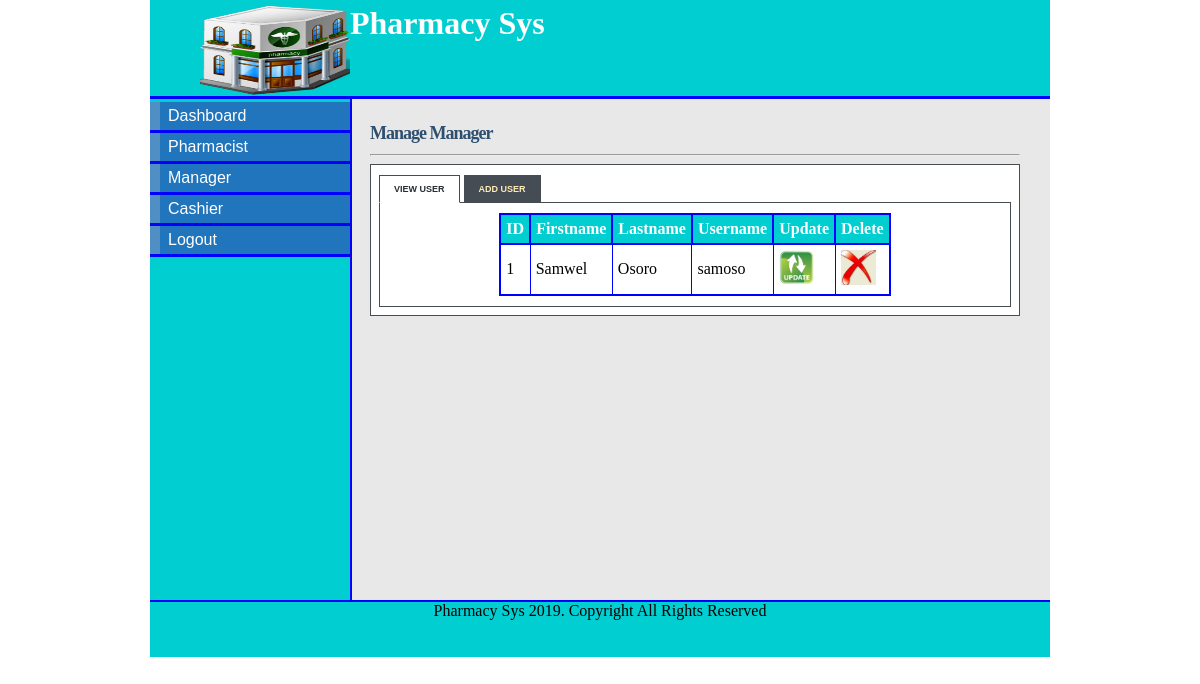
The page /admin_manager.php (signed in) on the database as committed earlier.
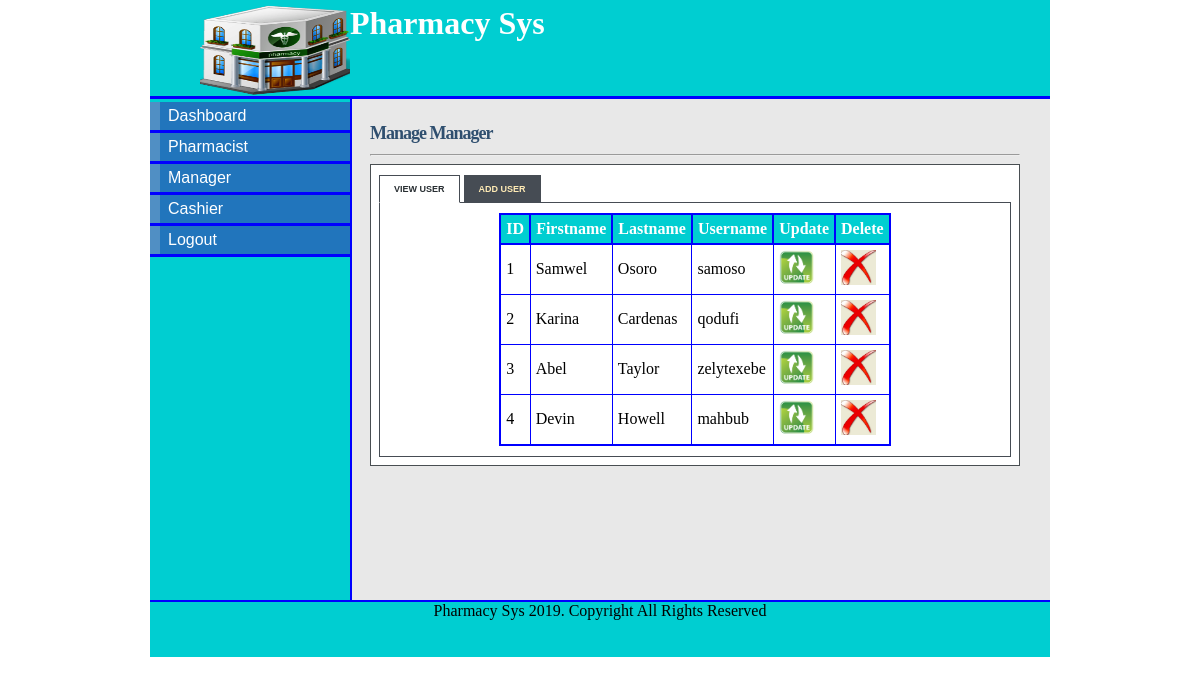
The same page on the database as committed later.
### tables this page shows
CREATE TABLE `manager` (
  `manager_id` int(9) NOT NULL,
  `first_name` varchar(150) NOT NULL,
  `last_name` varchar(150) NOT NULL,
  `staff_id` varchar(100) NOT NULL,
  `postal_address` varchar(200) NOT NULL,
  `phone` varchar(20) NOT NULL,
  `email` varchar(100) NOT NULL,
  `username` varchar(100) NOT NULL,
  `password` varchar(32) NOT NULL,
  `date` datetime NOT NULL
);

### admin_manager.php (the view, shortened to what this page needs)
<!DOCTYPE html>
<html>
<head>
<link rel="stylesheet" type="text/css" href="style/mystyle.css">
<link rel="stylesheet" href="style/style.css" type="text/css" media="screen" />
<link rel="stylesheet" href="style/table.css" type="text/css" media="screen" />
</head>
<body>
<div id="content">
<div id="header">
<h1><a href="#"><img src="images/hd_logo.jpg"></a> Pharmacy Sys</h1></div>
<div id="left_column">
<div id="button">
<ul>
			<li><a href="admin.php">Dashboard</a></li>
			<li><a href="admin_pharmacist.php">Pharmacist</a></li>
			<li><a href="admin_manager.php">Manager</a></li>
			<li><a href="admin_cashier.php">Cashier</a></li>
			<li><a href="logout.php">Logout</a></li>
		</ul>
</div>
		</div>
<div id="main">
<div id="tabbed_box" class="tabbed_box">
    <h4>Manage Manager</h4>
<hr/>
    <div class="tabbed_area">
        <ul class="tabs">
            <li><a href="javascript:tabSwitch('tab_1', 'content_1');" id="tab_1" class="active">View User</a></li>
            <li><a href="javascript:tabSwitch('tab_2', 'content_2');" id="tab_2">Add User</a></li>
        </ul>
        <div id="content_1" class="content">
			<?php echo $message;
        include_once('connect_db.php');
        $result = mysqli_query($con,"SELECT * FROM manager")
                or die(mysqli_error());
        echo "<table border='1' cellpadding='5' align='center'>";
        echo "<tr> <th>ID</th><th>Firstname </th> <th>Lastname </th> <th>Username </th><th>Update </th><th>Delete</th></tr>";
        while($row = mysqli_fetch_array( $result )) {
                echo "<tr>";
                echo '<td>' . $row['manager_id'] . '</td>';
                echo '<td>' . $row['first_name'] . '</td>';
				echo '<td>' . $row['last_name'] . '</td>';
				echo '<td>' . $row['username'] . '</td>';
				?>
				<td><a href="update_manager.php?username=<?php echo $row['username']?>"><img src="images/update-icon.png" width="35" height="35" border="0" /></a></td>
				<td><a href="delete_manager.php?manager_id=<?php echo $row['manager_id']?>"><img src="images/delete-icon.jpg" width="35" height="35" border="0" /></a></td>
				<?php
		 }
        echo "</table>";
?>
        </div>
    </div>
</div>
</div>
<div id="footer" align="Center"> Pharmacy Sys 2019. Copyright All Rights Reserved</div>
</div>
</body>
</html>

### style/mystyle.css (style rules this page uses)
body { margin-top: 0px; padding-top: 0px; }
#content { margin-left: auto; margin-right: auto; background: #E8E8E8; width: 900px; height: 600px; }
#header { width: 900px; height: 96px; background: #00CED1; border-bottom: solid 3px blue; }
#header h1 { margin: 0px; padding-top: 5px; margin-left: 50px; color: #fff; }
#header img { float:left; height: 90px; width: 150px; }
#left_column { clear: all; float: left; width: 200px; height: 501px; background: #00CED1; border-right:solid 2px blue; }
#main { clear: all; width: 780px; height: 470px; background: #E8E8E8; }
#button { width: 12.5em; padding: 0 0 1em 0; margin-top: 0.2em; margin-bottom: 1em; font-family: 'Trebuchet MS', 'Lucida Grande', Verdana, Arial, Sans-serif; background: #00CED1; color: #333; }
#button ul { list-style: none; margin: 0; padding: 0; border: none; }
#button li { border-bottom: 3px solid blue; margin: 0; list-style: none; list-style-image: none; }
#button li a { display: block; padding: 5px 5px 5px 0.5em; border-left: 10px solid #508fc4; border-right: 10px solid #2175bc; background-color: #2175bc; color: #fff; text-decoration: none; width: 100%; }
html>body #button li a { width: auto; }
#footer { width: 900px; height: 55px; background: #00CED1; clear: all; border-top: solid 2px blue; }

### style/style.css (style rules this page uses)
#tabbed_box { margin: 0px auto 0px 220px; width: 650px; }
.tabbed_box h4 { font-size: 18px; color:#2F4F6F; letter-spacing:-1px; margin-bottom:10px; }
.tabbed_area { border: 1px solid #494e52; background-color: #fff; padding: 8px; }
ul.tabs { margin: 0px; padding: 0px; margin-top: 5px; margin-bottom: 6px; }
ul.tabs li { list-style: none; display: inline; }
ul.tabs li a { background-color: #464c54; color: #ffebb5; padding: 8px 14px 8px 14px; text-decoration: none; font-size: 9px; font-family: Verdana, Arial, Helvetica, sans-serif; font-weight: bold; text-transform: uppercase; border: 1px solid #464c54; }
ul.tabs li a.active { background-color: #ffffff; color: #282e32; border: 1px solid #464c54; border-bottom: 1px solid #ffffff; }
.content { background-color: #ffffff; padding: 10px; border: 1px solid #464c54; }

### style/table.css (style rules this page uses)
table { border-collapse:collapse; }
table,th { border: 2px solid blue; }
th { background-color: #00CED1; color:white; }

### admin_manager.php (style rules this page uses)
#main { height: 477px; }

Rows that differ between the two databases and show on the page:
added manager: manager_id "2", first_name "Karina", last_name "Cardenas", username "qodufi"
added manager: manager_id "3", first_name "Abel", last_name "Taylor", username "zelytexebe"
added manager: manager_id "4", first_name "Devin", last_name "Howell", username "mahbub"
